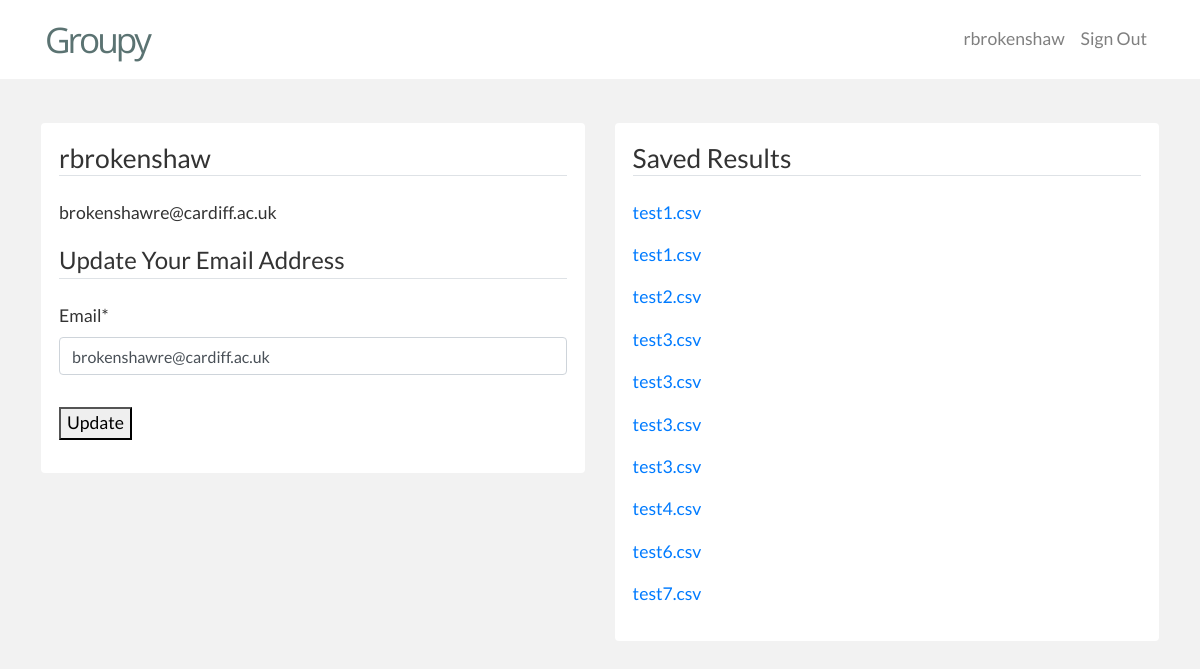
/profile/ (signed in), run on the app's committed database.
### main/models.py (models this page shows)
class SavedSolutions(models.Model):
	csv_file = models.FileField(upload_to='saved')
	user = models.ForeignKey(User, on_delete=models.CASCADE)
	name = models.CharField(max_length=100, default="solution.csv")

### users/views.py (the view)
# urls.py: path('profile/', user_views.profile, name='profile'),
@login_required
def profile(request):
	user = request.user
	saved_files = SavedSolutions.objects.filter(user=user)
	if request.method == 'POST':
		u_form = UserUpdateForm(request.POST, instance=request.user)
		if u_form.is_valid():
			u_form.save()
			messages.success(request, f'Your account has been updated')
			return redirect('profile')
	else:
		u_form = UserUpdateForm(instance=request.user)
	return render(request, 'users/profile.html', {'u_form': u_form, 'saved_files': saved_files})

### users/forms.py
class UserUpdateForm(forms.ModelForm):
	email = forms.EmailField()
	class Meta:
		model = User
		fields = ['email']

### users/templates/users/profile.html (shortened to what this page needs)
{% extends "main/base.html" %}
{% load crispy_forms_tags %}
{% block content %}
	<div class="messages">
	</div>
	<div class="row content">
		<div class="col-md-6">
			<div class="inner rounded">
				<h1 class="border-bottom mb-4">{{ user.username }}</h1>
				<p>{{ user.email }}</p>
				<form method="POST">
					<fieldset class="form-group">
					<legend class="border-bottom mb-4">Update Your Email Address</legend>
						{{ u_form | crispy }}
					</fieldset>
					<div class="form-group">
						<button type="submit">Update</button>
					</div>
				</form>
			</div>
		</div>
		<div class="col-md-6">
			<div class="inner rounded">
				<h1 class="border-bottom mb-4">Saved Results</h1>
				{% if saved_files %}
					{% for file in saved_files %}
						<p><a href="{{ file.csv_file.url }}">{{ file.name }}</a></p>
					{% endfor %}
				{% else %}
					<p>You don't have any saved solutions yet.</p>
				{% endif %}
			</div>
		</div>
	</div>
{% endblock content %}

### main/templates/main/base.html (shortened to what this page needs)
{% load static %}
<!DOCTYPE html>
<html>
<head>
    <link rel="stylesheet" href="https://stackpath.bootstrapcdn.com/bootstrap/4.3.1/css/bootstrap.min.css">
    <link rel="stylesheet" type="text/css" href="{% static 'main/main.css' %}">
</head>
<body>
	<nav class="navbar navbar-expand-md navbar-light">
	    <div class="container">
	      	<a class="navbar-brand mr-4" href="{% url 'main-home' %}">Groupy</a>
	      		<div class="collapse navbar-collapse" id="navbarToggle">
		        <div class="navbar-nav ml-auto">
		        	{% if user.is_authenticated %}
		        		<a class="nav-item nav-link" href="{% url 'profile' %}">{{ user.username }}</a>
		        		<a class="nav-item nav-link" href="{% url 'logout' %}">Sign Out</a>
		        	{% else %}
		        		<a class="nav-item nav-link" href="{% url 'login' %}">Sign In</a>
		        		<a class="nav-item nav-link" href="{% url 'register' %}">Register</a>
		          {% endif %}
		        </div>
	      	</div>
	    </div>
	</nav>
	<div class="container-fluid">
		{% block content %}
		{% endblock %}
	</div>
</body>
</html>

### main/static/main/main.css (style rules this page uses)
body { font-family: 'Lato', sans-serif; font-size: 1.1em; color: #333; background-color: #f2f2f2; }
h1 { font-size: 1.5em; padding-top: 0.1em; }
.navbar { background-color: #fff; }
.navbar .navbar-brand { font-family: 'Open Sans', sans-serif; font-size: 2em; color: #5b7372; letter-spacing: -3px; padding-left: -100px; }
.messages { padding-top: 1em; padding-bottom: 0em; }
.content { padding: 1.5em; }
.inner { background-color: #fff; padding: 1em; }

### data on the page
SavedSolutions: name "test1.csv"
SavedSolutions: name "test1.csv"
SavedSolutions: name "test2.csv"
SavedSolutions: name "test3.csv"
SavedSolutions: name "test3.csv"
SavedSolutions: name "test3.csv"
SavedSolutions: name "test3.csv"
SavedSolutions: name "test4.csv"
SavedSolutions: name "test6.csv"
SavedSolutions: name "test7.csv"

### other printed values
{{ user.username }} "rbrokenshaw"
{{ user.email }} "brokenshawre@cardiff.ac.uk"
